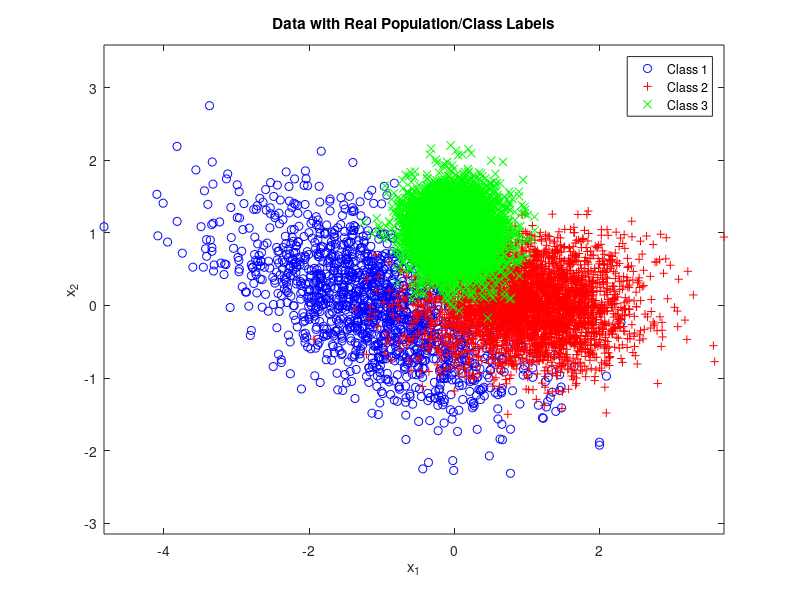

Write MATLAB code to recreate this figure. (Note: this script raises an error after producing the figure.)
%Question 1

%Setting seed (to make my work replicable)
rng(1881)

%Mean and covariance of data pdf conditioned on label 1
m(:,1) = [-1;0]; Sigma(:,:,1) = 0.1*[10 -4;-4,5];
%Mean and covariance of data pdf conditioned on label 2
m(:,2) = [1;0]; Sigma(:,:,2) = 0.1*[5 0;0,2]; 
%Mean and covariance of data pdf conditioned on label 3
m(:,3) = [0;1]; Sigma(:,:,3) = 0.1*[1 0;0 1]; 
%Total number of samples
N = 10000;
%Class priors for labels 1, 2 and 3 respectively
p = [0.15,0.35,0.5];
%Generating labels with class priors matrix at the end
label = randsrc(1,N,[1,2,3;0.15,0.35,0.5]);
%Number of samples from each class
Nc = [length(find(label==1)),length(find(label==2)),length(find(label==3))]; 
disp('Number of samples drawn from each label (1, 2, and 3 in that order):')
disp(Nc(1))
disp(Nc(2))
disp(Nc(3))
%Reserve space
x = zeros(2,N); 
%Draw samples from each class pdf
for l = 1:3
    x(:,label==l) = mvnrnd(m(:,l),Sigma(:,:,l),Nc(l))';
end
figure(1), clf,
plot(x(1,label==1),x(2,label==1),'ob'), hold on,
plot(x(1,label==2),x(2,label==2),'+r'), hold on,
plot(x(1,label==3),x(2,label==3),'xg'),axis equal,
legend('Class 1','Class 2','Class 3'), 
title('Data with Real Population/Class Labels'),
xlabel('x_1'), ylabel('x_2'), 

%Save graph
saveas(gcf,'Q1distribution.png')

%Loss values (0-1 for this error minimization)
lambda = [0 1 1;1 0 1;1 1 0]; 
%Threshold/decision determination
g1 = lambda(1,1)*evalGaussian(x,m(:,1),Sigma(:,:,1))*p(1) + lambda(1,2)*evalGaussian(x,m(:,2),Sigma(:,:,2))*p(2) + lambda(1,3)*evalGaussian(x,m(:,3),Sigma(:,:,3))*p(3);
g2 = lambda(2,1)*evalGaussian(x,m(:,1),Sigma(:,:,1))*p(1) + lambda(2,2)*evalGaussian(x,m(:,2),Sigma(:,:,2))*p(2) + lambda(2,3)*evalGaussian(x,m(:,3),Sigma(:,:,3))*p(3);
g3 = lambda(3,1)*evalGaussian(x,m(:,1),Sigma(:,:,1))*p(1) + lambda(3,2)*evalGaussian(x,m(:,2),Sigma(:,:,2))*p(2) + lambda(3,3)*evalGaussian(x,m(:,3),Sigma(:,:,3))*p(3);
decision = zeros(1,N); 
for i = 1:N
    if g1(i)<g2(i) & g1(i)<g3(i)
        decision(i) = 1;
    elseif g2(i)<g1(i) & g2(i)<g3(i)
        decision(i) = 2;
    elseif g3(i)<g1(i) & g3(i)<g2(i)
        decision(i) = 3;
end
end

%Error probabilities
ind11 = find(decision==1 & label==1); n11 = length(ind11); p11 = length(ind11)/Nc(1); 
ind12 = find(decision==1 & label==2); n12 = length(ind12); p12 = length(ind12)/Nc(1);
ind13 = find(decision==1 & label==3); n13 = length(ind13); p13 = length(ind13)/Nc(1);
ind21 = find(decision==2 & label==1); n21 = length(ind21); p21 = length(ind21)/Nc(2); 
ind22 = find(decision==2 & label==2); n22 = length(ind22); p22 = length(ind22)/Nc(2);
ind23 = find(decision==2 & label==3); n23 = length(ind23); p23 = length(ind23)/Nc(2);
ind31 = find(decision==3 & label==1); n31 = length(ind31); p31 = length(ind31)/Nc(3); 
ind32 = find(decision==3 & label==2); n32 = length(ind32); p32 = length(ind32)/Nc(3);
ind33 = find(decision==3 & label==3); n33 = length(ind33); p33 = length(ind33)/Nc(3);

%Confusion matrix
errmat = [n11 n12 n13; n21 n22 n23; n31 n32 n33];
disp('The confusion matrix is:')
disp(errmat)

%Total number of errors and probability of errors
disp('The total number of errors is:')
disp(n12+n13+n21+n23+n31+n32)
disp('The rate of error is:')
disp((n12+n13+n21+n23+n31+n32)/N)

%Class 1 gets a 'o', class 2 gets a  '+' and class 3 gets a 'x'
%Blue for predictions of class 1, red for predictions of class 2, green for
%predictions of class 3
figure(2), 
plot(x(1,ind11),x(2,ind11),'ob'); hold on,
plot(x(1,ind12),x(2,ind12),'+b'); hold on,
plot(x(1,ind13),x(2,ind13),'xb'); hold on,
plot(x(1,ind21),x(2,ind21),'or'); hold on,
plot(x(1,ind22),x(2,ind22),'+r'); hold on,
plot(x(1,ind23),x(2,ind23),'xr'); hold on,
plot(x(1,ind31),x(2,ind31),'og'); hold on,
plot(x(1,ind32),x(2,ind32),'+g'); hold on,
plot(x(1,ind33),x(2,ind33),'xg'); hold on,
axis equal,

lgd = legend({'True Label 1 & Decision 1 (Correct)','True Label 2 & Decision 1 (Incorrect)','True Label 3 & Decision 1 (Incorrect)', 'True Label 1 & Decision 2 (Incorrect)', 'True Label 2 & Decision 2 (Correct)', 'True Label 3 & Decision 2 (Incorrect)', 'True Label 1 & Decision 3 (Incorrect)', 'True Label 2 & Decision 3 (Incorrect)', 'True Label 3 & Decision 3 (Correct)'}, 'Location', 'southwest'), 
lgd.FontSize = 5
title('Data with Real Population/Class Labels and Decisions'),
xlabel('x_1'), ylabel('x_2'), 

%Save graph
saveas(gcf,'Q1boundary.png')

%Defining evalGaussian used in script
function g = evalGaussian(x,mu,Sigma)
%Evaluates the Gaussian pdf N(mu,Sigma) at each column of X
[n,N] = size(x);
C = ((2*pi)^n * det(Sigma))^(-1/2);
E = -0.5*sum((x-repmat(mu,1,N)).*(inv(Sigma)*(x-repmat(mu,1,N))),1);
g = C*exp(E);
end